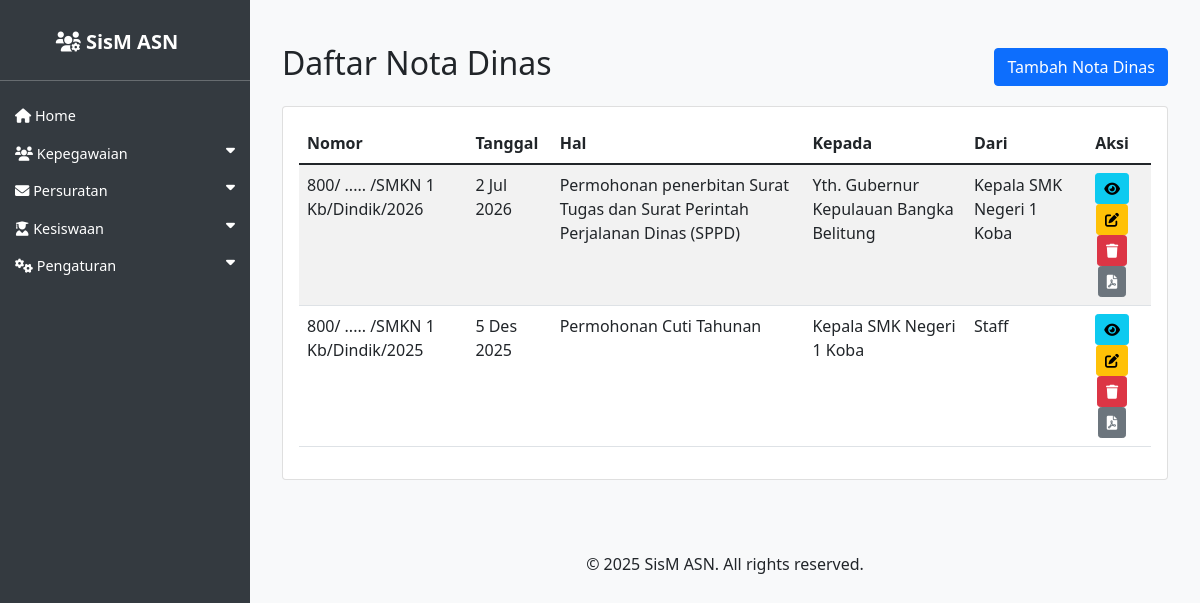
/asn/nota_dinas/, run on an earlier commit of the app's database.
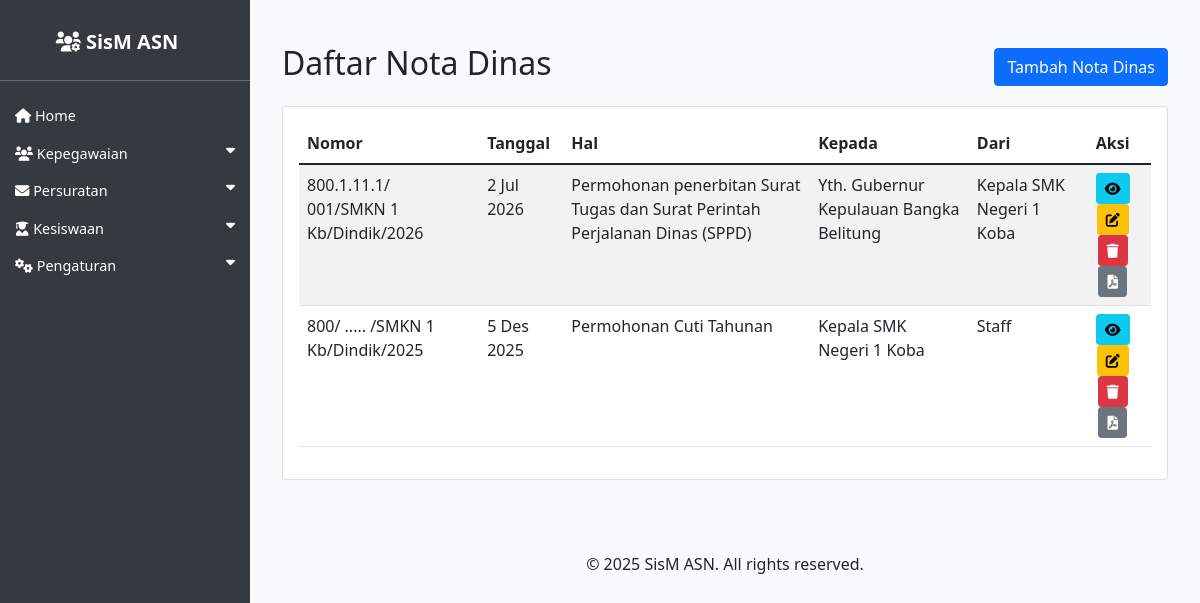
And on a later commit of the database.
### asn_app/models.py (models this page shows, shortened)
class NotaDinas(models.Model):
    kepada = models.CharField(max_length=255)
    dari = models.CharField(max_length=255)
    tanggal = models.DateField()
    nomor = models.CharField(max_length=255)
    sifat = models.CharField(max_length=255)
    lampiran = models.CharField(max_length=255)
    hal = models.CharField(max_length=255)
    isi_surat = models.TextField()
    pegawai = models.ManyToManyField(ASN, blank=True)
    penutup_surat = models.TextField()
    penanda_tangan = models.ForeignKey(ASN, on_delete=models.CASCADE, related_name='penanda_tangan_nota_dinas')
    kop_surat = models.ForeignKey(KopSurat, on_delete=models.CASCADE, null=True, blank=True)

### asn_app/views.py (the view)
# urls.py: path('nota_dinas/', views.nota_dinas_list, name='nota_dinas_list'),
def nota_dinas_list(request):
    nota_dinas_list = NotaDinas.objects.all().order_by('-tanggal')
    return render(request, 'asn_app/nota_dinas_list.html', {'nota_dinas_list': nota_dinas_list})

### asn_app/templates/asn_app/nota_dinas_list.html (shortened to what this page needs)
{% extends 'asn_app/base.html' %}
{% load indonesian_date_tags %}
{% block content %}
<div class="container mt-4">
    <div class="d-flex justify-content-between align-items-center mb-3">
        <h2>Daftar Nota Dinas</h2>
        <a href="{% url 'nota_dinas_create' %}" class="btn btn-primary">Tambah Nota Dinas</a>
    </div>
    <div class="card">
        <div class="card-body">
            <table class="table table-striped table-hover">
                <thead>
                    <tr>
                        <th>Nomor</th>
                        <th>Tanggal</th>
                        <th>Hal</th>
                        <th>Kepada</th>
                        <th>Dari</th>
                        <th class="text-center">Aksi</th>
                    </tr>
                </thead>
                <tbody>
                    {% for nota in nota_dinas_list %}
                    <tr>
                        <td>{{ nota.nomor }}</td>
                        <td>{{ nota.tanggal|indonesian_date:"%d %b %Y" }}</td>
                        <td>{{ nota.hal }}</td>
                        <td>{{ nota.kepada }}</td>
                        <td>{{ nota.dari }}</td>
                        <td class="text-center">
                            <a href="{% url 'nota_dinas_detail' nota.pk %}" class="btn btn-sm btn-info"><i class="fas fa-eye"></i> </a>
                            <a href="{% url 'nota_dinas_update' nota.pk %}" class="btn btn-sm btn-warning"><i class="fas fa-edit"></i> </a>
                            <a href="{% url 'nota_dinas_delete' nota.pk %}" class="btn btn-sm btn-danger"><i class="fas fa-trash"></i> </a>
                            <a href="{% url 'nota_dinas_export_pdf' nota.pk %}" class="btn btn-sm btn-secondary"><i class="fas fa-file-pdf"></i> </a>
                        </td>
                    </tr>
                    {% empty %}
                    <tr>
                        <td colspan="6" class="text-center">Tidak ada nota dinas.</td>
                    </tr>
                    {% endfor %}
                </tbody>
            </table>
        </div>
    </div>
</div>
{% endblock %}

What changed in the data, as far as the page shows it:
changed NotaDinas "Permohonan penerbitan Surat Tugas dan Surat Perintah Perjalanan Dinas (SPPD)": nomor "800/ ..... /SMKN 1 Kb/Dindik/2026" → "800.1.11.1/ 001/SMKN 1 Kb/Dindik/2026"
